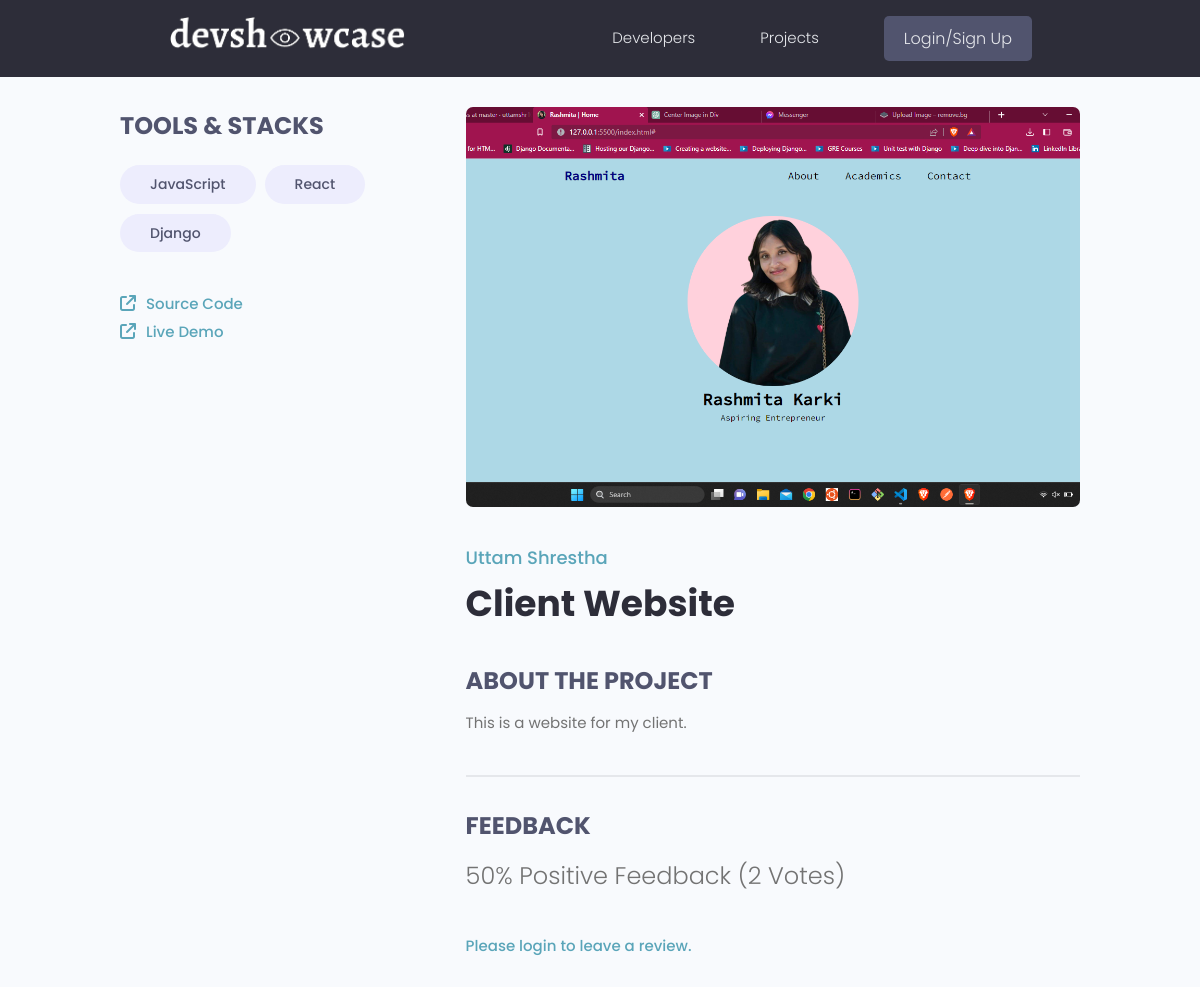
/projects/project/517b2e11-996b-4326-b76e-8d6420d599c1/, run on an earlier commit of the app's database.
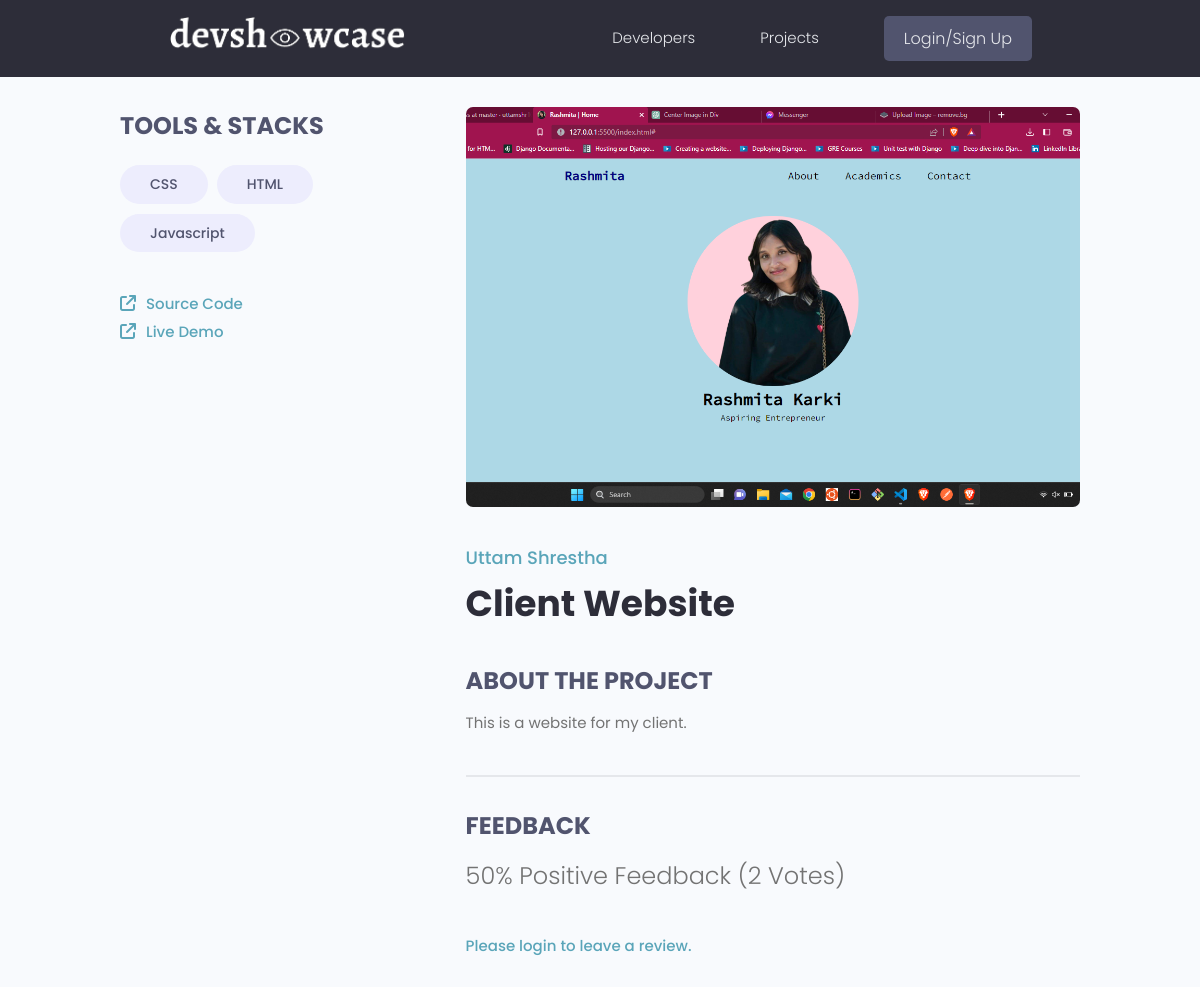
And on a later commit of the database.
### application/models.py (models this page shows)
class Tag(models.Model):
    name = models.CharField(max_length = 200)
    created = models.DateTimeField(auto_now_add=True)
    id = models.UUIDField(default = uuid.uuid4, primary_key = True, editable = False) # generate random unique ID
    def __str__(self):
        return self.name

### application/views.py (the view, shortened to what this page needs)
# urls.py: path("project/<str:pk>/", views.project, name="project"),   # detail view
def project(request, pk):   # detail view
    projectObj = models.Project.objects.get(id=pk) # retrieve single project object from the db using it's pk.
    form = forms.ReviewForm()
    context = {
        'project': projectObj,
        'form': form
    }
    return render(request, 'application/single__project.html', context)

### application/models.py (called while the page is built)
    @property
    def reviewers(self):
        queryset = self.review_set.all().values_list('owner__id', flat=True)
        return queryset

### template/application/single__project.html (shortened to what this page needs)
{% extends 'application/main.html' %}
{% block content %}
<main class="singleProject my-md">
    <div class="container">
      <div class="layout">
        <div class="column column--1of3">
          <h3 class="singleProject__subtitle">Tools & Stacks</h3>
          <div class="singleProject__toolStack">
            {% for tag in project.tags.all %}
            <span class="tag tag--pill tag--sub tag--lg">
              <small>{{tag}}</small>
            </span>
            {% endfor %}
          </div>
          {% if project.source_link %}
          <a class="singleProject__liveLink" href="{{project.source_link}}" target="_blank"><i class="fa-solid fa-arrow-up-right-from-square"></i>Source Code
          </a>
          {% endif %}
          <br>
          {% if project.demo_link %}
          <a class="singleProject__liveLink" href="{{project.demo_link}}" target="_blank"><i class="fa-solid fa-arrow-up-right-from-square"></i>Live Demo
          </a>
          {% endif %}
        </div>
        <div class="column column--2of3">
          <img class="singleProject__preview" src="{{ project.project_image.url  }}" alt="portfolio thumbnail" />
          <a href="{% url 'user-profile' project.owner.id %}" class="singleProject__developer">{{ project.owner.name }}</a>
          <h2 class="singleProject__title">{{project.title}}</h2>
          <h3 class="singleProject__subtitle">About the Project</h3>
          <div class="singleProject__info">
            {{project.description}}
          </div>
          <div class="comments">
            <h3 class="singleProject__subtitle">Feedback</h3>
            <h5 class="project--rating">
              {{project.vote_ratio}}% Positive Feedback ({{project.vote_total}} Vote{{project.vote_total|pluralize:"s"}})
            </h5>
            {% if request.user.profile.id in project.reviewers %}
            <p>You have already submitted your review for this project.</p>
            {% elif request.user.profile == project.owner %}
            <p>You cannot review your own work.</p>
            {% else %}
              <a href="{% url 'login' %}?next={{request.path}}">Please login to leave a review.</a>
            {% endif %}
          </div>
        </div>
      </div>
    </div>
  </main>
{% endblock %}

What changed in the data, as far as the page shows it:
no longer on this page (row unchanged): Tag: name "JavaScript"
no longer on this page (row unchanged): Tag: name "React"
no longer on this page (row unchanged): Tag: name "Django"
added Tag: name "CSS"
added Tag: name "HTML"
added Tag: name "Javascript"
